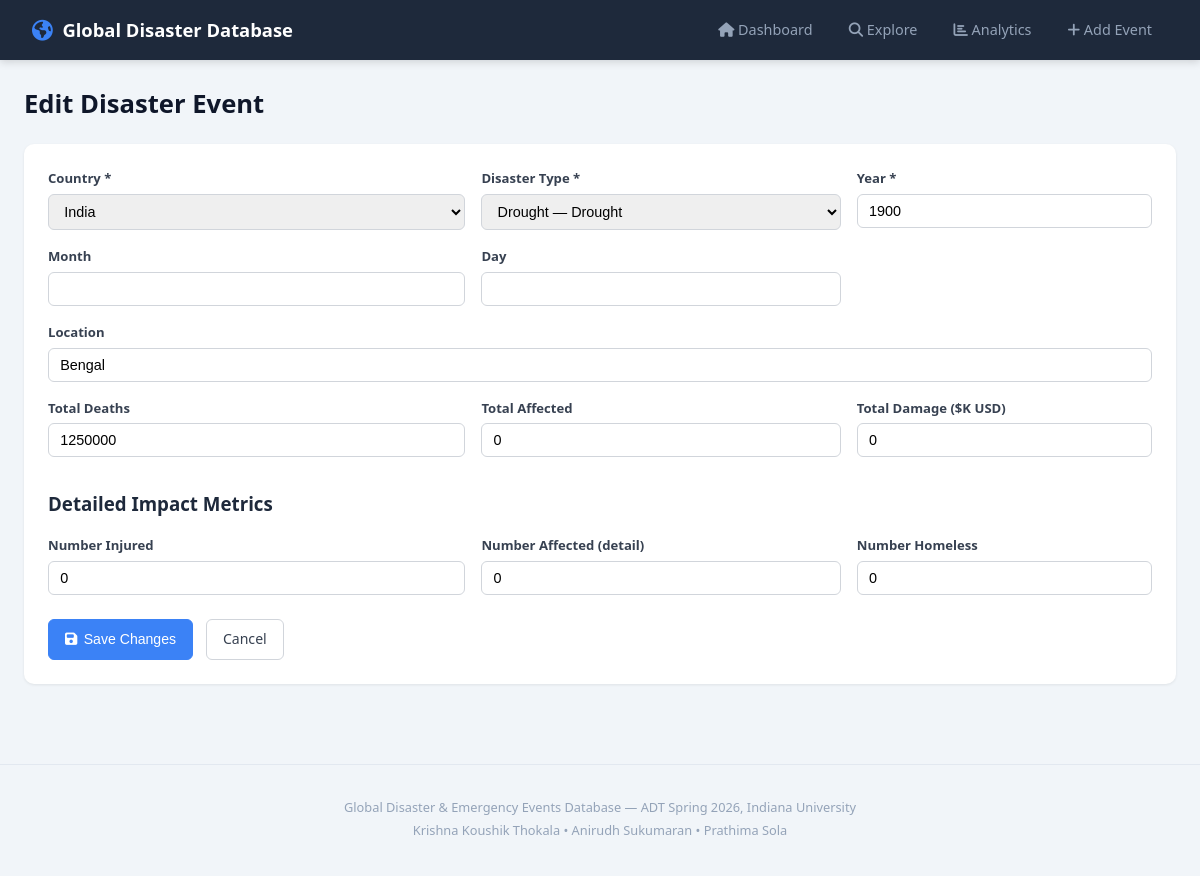
Page /edit/2 on the committed database.
### tables this page shows
CREATE TABLE disasters (
        disaster_id INTEGER PRIMARY KEY AUTOINCREMENT,
        country_id INTEGER NOT NULL, type_id INTEGER NOT NULL,
        year INTEGER NOT NULL CHECK(year >= 1900 AND year <= 2100),
        start_month INTEGER, start_day INTEGER,
        end_year INTEGER, end_month INTEGER, end_day INTEGER,
        location TEXT,
        total_deaths INTEGER DEFAULT 0, total_affected INTEGER DEFAULT 0,
        total_damage_usd REAL DEFAULT 0,
        FOREIGN KEY (country_id) REFERENCES countries(country_id),
        FOREIGN KEY (type_id) REFERENCES disaster_types(type_id)
    );

CREATE TABLE countries (
        country_id INTEGER PRIMARY KEY AUTOINCREMENT,
        country_name TEXT NOT NULL, iso_code TEXT NOT NULL UNIQUE,
        region_id INTEGER NOT NULL, population INTEGER,
        gdp_per_capita REAL, income_group TEXT,
        FOREIGN KEY (region_id) REFERENCES regions(region_id)
    );

CREATE TABLE disaster_types (
        type_id INTEGER PRIMARY KEY AUTOINCREMENT,
        type_name TEXT NOT NULL, subtype_name TEXT NOT NULL DEFAULT 'General',
        disaster_group TEXT NOT NULL DEFAULT 'Natural',
        UNIQUE(type_name, subtype_name)
    );

CREATE TABLE impact_metrics (
        metric_id INTEGER PRIMARY KEY AUTOINCREMENT,
        disaster_id INTEGER NOT NULL UNIQUE,
        no_injured INTEGER DEFAULT 0, no_affected INTEGER DEFAULT 0,
        no_homeless INTEGER DEFAULT 0,
        FOREIGN KEY (disaster_id) REFERENCES disasters(disaster_id)
    );

### app.py (the view, shortened to what this page needs)
@app.route("/edit/<int:disaster_id>", methods=["GET", "POST"])
def edit_disaster(disaster_id):
    db = get_db()
    disaster = db.execute("SELECT * FROM disasters WHERE disaster_id=?", (disaster_id,)).fetchone()
    impact = db.execute("SELECT * FROM impact_metrics WHERE disaster_id=?", (disaster_id,)).fetchone()
    countries = db.execute("SELECT country_id, country_name FROM countries ORDER BY country_name").fetchall()
    types = db.execute("SELECT type_id, type_name, subtype_name FROM disaster_types ORDER BY type_name").fetchall()
    db.close()
    return render_template("edit.html", d=disaster, im=impact, countries=countries, types=types)

### app.py (called while the page is built)
def get_db():
    conn = sqlite3.connect(DB_PATH)
    conn.row_factory = sqlite3.Row
    conn.execute("PRAGMA foreign_keys = ON;")
    return conn

### templates/edit.html (shortened to what this page needs)
{% extends "base.html" %}
{% block content %}
<h1 class="page-title">Edit Disaster Event</h1>
<div class="card">
    <form method="POST" class="form-grid">
        <div class="form-group">
            <label for="country_id">Country *</label>
            <select name="country_id" id="country_id" required>
                {% for c in countries %}<option value="{{ c.country_id }}" {% if c.country_id == d.country_id %}selected{% endif %}>{{ c.country_name }}</option>{% endfor %}
            </select>
        </div>
        <div class="form-group">
            <label for="type_id">Disaster Type *</label>
            <select name="type_id" id="type_id" required>
                {% for t in types %}<option value="{{ t.type_id }}" {% if t.type_id == d.type_id %}selected{% endif %}>{{ t.type_name }} — {{ t.subtype_name }}</option>{% endfor %}
            </select>
        </div>
        <div class="form-group">
            <label for="year">Year *</label>
            <input type="number" name="year" id="year" required value="{{ d.year }}" min="1900" max="2100">
        </div>
        <div class="form-group">
            <label for="start_month">Month</label>
            <input type="number" name="start_month" id="start_month" value="{{ d.start_month or '' }}" min="1" max="12">
        </div>
        <div class="form-group">
            <label for="start_day">Day</label>
            <input type="number" name="start_day" id="start_day" value="{{ d.start_day or '' }}" min="1" max="31">
        </div>
        <div class="form-group full-width">
            <label for="location">Location</label>
            <input type="text" name="location" id="location" value="{{ d.location or '' }}">
        </div>
        <div class="form-group">
            <label for="total_deaths">Total Deaths</label>
            <input type="number" name="total_deaths" id="total_deaths" value="{{ d.total_deaths or 0 }}" min="0">
        </div>
        <div class="form-group">
            <label for="total_affected">Total Affected</label>
            <input type="number" name="total_affected" id="total_affected" value="{{ d.total_affected or 0 }}" min="0">
        </div>
        <div class="form-group">
            <label for="total_damage_usd">Total Damage ($K USD)</label>
            <input type="number" name="total_damage_usd" id="total_damage_usd" value="{{ d.total_damage_usd or 0 }}" min="0" step="0.01">
        </div>
        <h3 class="full-width" style="margin-top:1rem;">Detailed Impact Metrics</h3>
        <div class="form-group">
            <label for="no_injured">Number Injured</label>
            <input type="number" name="no_injured" id="no_injured" value="{{ im.no_injured if im else 0 }}" min="0">
        </div>
        <div class="form-group">
            <label for="no_affected_detail">Number Affected (detail)</label>
            <input type="number" name="no_affected_detail" id="no_affected_detail" value="{{ im.no_affected if im else 0 }}" min="0">
        </div>
        <div class="form-group">
            <label for="no_homeless">Number Homeless</label>
            <input type="number" name="no_homeless" id="no_homeless" value="{{ im.no_homeless if im else 0 }}" min="0">
        </div>
        <div class="form-actions full-width">
            <button type="submit" class="btn btn-primary"><i class="fas fa-save"></i> Save Changes</button>
            <a href="{{ url_for('disaster_detail', disaster_id=d.disaster_id) }}" class="btn">Cancel</a>
        </div>
    </form>
</div>
{% endblock %}

### static/css/style.css (style rules this page uses)
* { margin: 0; padding: 0; box-sizing: border-box; }
body { font-family: 'Segoe UI', system-ui, -apple-system, sans-serif; background: #f1f5f9; color: #1e293b; line-height: 1.6; }
.page-title { font-size: 1.6rem; font-weight: 700; margin-bottom: 1.2rem; color: #0f172a; }
.card { background: white; border-radius: 10px; padding: 1.5rem; box-shadow: 0 1px 3px rgba(0,0,0,0.08); margin-bottom: 1.5rem; }
.btn { display: inline-flex; align-items: center; gap: 0.4rem; padding: 0.5rem 1rem; border: 1px solid #d1d5db; border-radius: 6px; background: white; color: #374151; font-size: 0.88rem; cursor: pointer; text-decoration: none; transition: all 0.15s; }
.btn-primary { background: #3b82f6; color: white; border-color: #3b82f6; }
.form-grid { display: grid; grid-template-columns: 1fr 1fr 1fr; gap: 1rem; }
.form-group { display: flex; flex-direction: column; gap: 0.3rem; }
.form-group label { font-size: 0.82rem; font-weight: 600; color: #374151; }
.form-group input, .form-group select { padding: 0.5rem 0.7rem; border: 1px solid #d1d5db; border-radius: 6px; font-size: 0.9rem; }
.full-width { grid-column: 1 / -1; }
.form-actions { display: flex; gap: 0.8rem; margin-top: 0.5rem; }

### rows in the picture
disasters: country_id "India", type_id "Drought — Drought", year "1900", location "Bengal", total_deaths "1250000", total_affected "0", total_damage_usd "0"
impact_metrics: no_injured "0", no_affected_detail "0", no_homeless "0"
